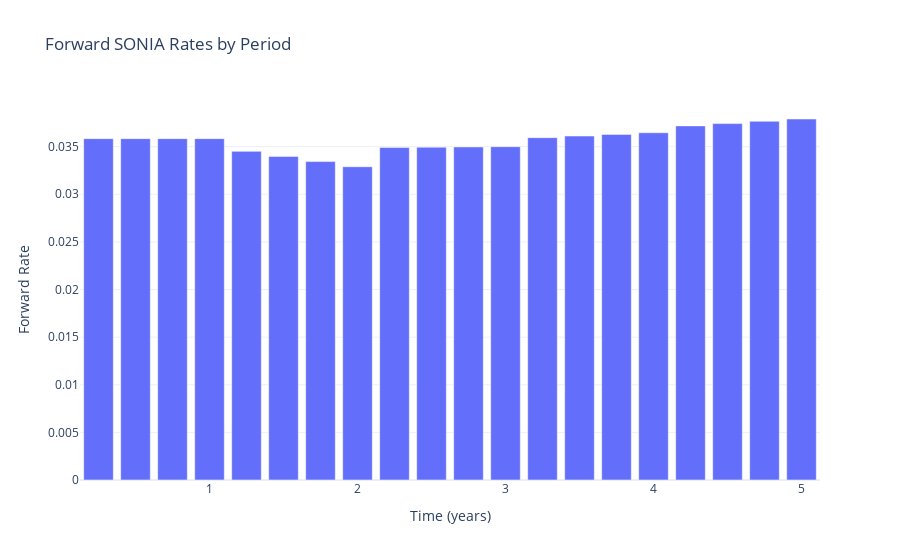

The cell this chart's notebook holds for it:
### Markdown cell above
### Visualise Forward SONIA Path
Plot the quarterly forward rates to highlight expectations over the swap horizon.

### Code cell
fig_forward = go.Figure()
fig_forward.add_trace(
    go.Bar(
        x=forward_projection["period_end_years"],
        y=forward_projection["forward_rate"],
        name="Forward SONIA",
    )
)
fig_forward.update_layout(
    title="Forward SONIA Rates by Period",
    xaxis_title="Time (years)",
    yaxis_title="Forward Rate",
    template="plotly_white",
)
fig_forward

### Figure 1 — Plotly figure (JSON) as saved in the notebook; plotly's stock layout.template omitted (floating-point values rounded to 4 significant figures)
{"data": [{"name": "Forward SONIA", "type": "bar", "x": [0.25, 0.5, 0.75, 1.0, 1.25, 1.5, 1.75, 2.0, 2.25, 2.5, 2.75, 3.0, 3.25, 3.5, 3.75, 4.0, 4.25, 4.5, 4.75, 5.0], "y": [0.03584, 0.03584, 0.03584, 0.03584, 0.03451, 0.03397, 0.03343, 0.03289, 0.03491, 0.03494, 0.03497, 0.035, 0.03594, 0.03612, 0.03629, 0.03646, 0.03718, 0.03742, 0.03766, 0.0379]}], "layout": {"title": {"text": "Forward SONIA Rates by Period"}, "xaxis": {"title": {"text": "Time (years)"}}, "yaxis": {"title": {"text": "Forward Rate"}}}}
